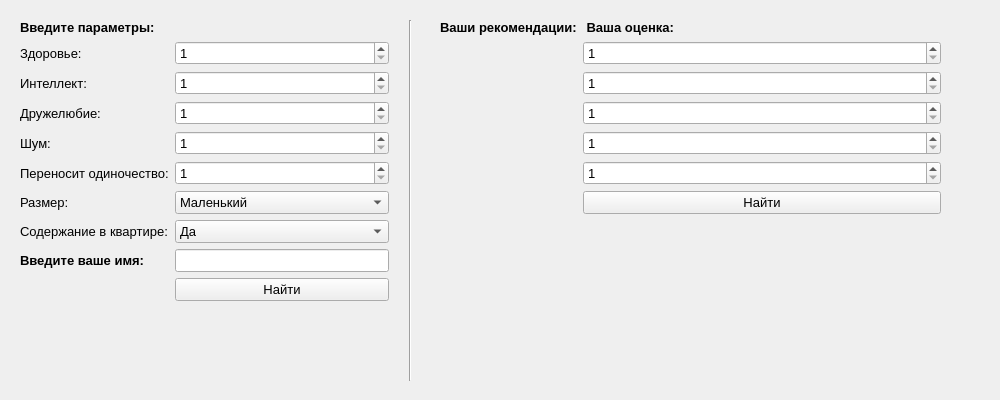
<?xml version="1.0" encoding="UTF-8"?>
<ui version="4.0">
 <class>Form</class>
 <widget class="QWidget" name="Form">
  <property name="geometry">
   <rect>
    <x>0</x>
    <y>0</y>
    <width>1000</width>
    <height>400</height>
   </rect>
  </property>
  <property name="font">
   <font>
    <pointsize>10</pointsize>
   </font>
  </property>
  <property name="windowTitle">
   <string>Form</string>
  </property>
  <widget class="QWidget" name="formLayoutWidget_2">
   <property name="geometry">
    <rect>
     <x>20</x>
     <y>20</y>
     <width>369</width>
     <height>361</height>
    </rect>
   </property>
   <layout class="QFormLayout" name="formLayout_2">
    <item row="4" column="0">
     <widget class="QLabel" name="label_3">
      <property name="font">
       <font>
        <pointsize>10</pointsize>
       </font>
      </property>
      <property name="text">
       <string>Интеллект:</string>
      </property>
     </widget>
    </item>
    <item row="4" column="1">
     <widget class="QSpinBox" name="spinBox">
      <property name="minimum">
       <number>1</number>
      </property>
      <property name="maximum">
       <number>5</number>
      </property>
     </widget>
    </item>
    <item row="5" column="0">
     <widget class="QLabel" name="label_2">
      <property name="font">
       <font>
        <pointsize>10</pointsize>
       </font>
      </property>
      <property name="text">
       <string>Дружелюбие:</string>
      </property>
     </widget>
    </item>
    <item row="5" column="1">
     <widget class="QSpinBox" name="spinBox_2">
      <property name="minimum">
       <number>1</number>
      </property>
      <property name="maximum">
       <number>5</number>
      </property>
     </widget>
    </item>
    <item row="6" column="0">
     <widget class="QLabel" name="label_5">
      <property name="font">
       <font>
        <pointsize>10</pointsize>
       </font>
      </property>
      <property name="text">
       <string>Шум:</string>
      </property>
     </widget>
    </item>
    <item row="6" column="1">
     <widget class="QSpinBox" name="spinBox_4">
      <property name="minimum">
       <number>1</number>
      </property>
      <property name="maximum">
       <number>5</number>
      </property>
     </widget>
    </item>
    <item row="7" column="0">
     <widget class="QLabel" name="label_4">
      <property name="font">
       <font>
        <pointsize>10</pointsize>
       </font>
      </property>
      <property name="text">
       <string>Переносит одиночество:</string>
      </property>
     </widget>
    </item>
    <item row="7" column="1">
     <widget class="QSpinBox" name="spinBox_5">
      <property name="minimum">
       <number>1</number>
      </property>
      <property name="maximum">
       <number>5</number>
      </property>
     </widget>
    </item>
    <item row="8" column="0">
     <widget class="QLabel" name="label_7">
      <property name="font">
       <font>
        <pointsize>10</pointsize>
       </font>
      </property>
      <property name="text">
       <string>Размер:</string>
      </property>
     </widget>
    </item>
    <item row="8" column="1">
     <widget class="QComboBox" name="comboBox">
      <item>
       <property name="text">
        <string>Маленький</string>
       </property>
      </item>
      <item>
       <property name="text">
        <string>Средний</string>
       </property>
      </item>
      <item>
       <property name="text">
        <string>Большой</string>
       </property>
      </item>
     </widget>
    </item>
    <item row="9" column="0">
     <widget class="QLabel" name="label_8">
      <property name="font">
       <font>
        <pointsize>10</pointsize>
       </font>
      </property>
      <property name="text">
       <string>Содержание в квартире:</string>
      </property>
     </widget>
    </item>
    <item row="9" column="1">
     <widget class="QComboBox" name="comboBox_2">
      <item>
       <property name="text">
        <string>Да</string>
       </property>
      </item>
      <item>
       <property name="text">
        <string>Нет</string>
       </property>
      </item>
     </widget>
    </item>
    <item row="11" column="1">
     <widget class="QPushButton" name="pushButton">
      <property name="text">
       <string>Найти</string>
      </property>
     </widget>
    </item>
    <item row="3" column="0">
     <widget class="QLabel" name="label_14">
      <property name="font">
       <font>
        <pointsize>10</pointsize>
       </font>
      </property>
      <property name="text">
       <string>Здоровье:</string>
      </property>
     </widget>
    </item>
    <item row="3" column="1">
     <widget class="QSpinBox" name="spinBox_3">
      <property name="minimum">
       <number>1</number>
      </property>
      <property name="maximum">
       <number>5</number>
      </property>
     </widget>
    </item>
    <item row="2" column="0">
     <widget class="QLabel" name="label">
      <property name="font">
       <font>
        <pointsize>10</pointsize>
        <weight>75</weight>
        <bold>true</bold>
       </font>
      </property>
      <property name="text">
       <string>Введите параметры:</string>
      </property>
     </widget>
    </item>
    <item row="10" column="0">
     <widget class="QLabel" name="label_16">
      <property name="font">
       <font>
        <pointsize>10</pointsize>
        <weight>75</weight>
        <bold>true</bold>
       </font>
      </property>
      <property name="text">
       <string>Введите ваше имя:</string>
      </property>
     </widget>
    </item>
    <item row="10" column="1">
     <widget class="QLineEdit" name="lineEdit"/>
    </item>
   </layout>
  </widget>
  <widget class="QWidget" name="formLayoutWidget">
   <property name="geometry">
    <rect>
     <x>440</x>
     <y>20</y>
     <width>501</width>
     <height>361</height>
    </rect>
   </property>
   <layout class="QFormLayout" name="formLayout">
    <item row="0" column="0">
     <widget class="QLabel" name="label_9">
      <property name="font">
       <font>
        <pointsize>10</pointsize>
        <weight>75</weight>
        <bold>true</bold>
       </font>
      </property>
      <property name="text">
       <string>Ваши рекомендации:</string>
      </property>
     </widget>
    </item>
    <item row="0" column="1">
     <widget class="QLabel" name="label_15">
      <property name="font">
       <font>
        <pointsize>10</pointsize>
        <weight>75</weight>
        <bold>true</bold>
       </font>
      </property>
      <property name="text">
       <string> Ваша оценка:</string>
      </property>
     </widget>
    </item>
    <item row="1" column="0">
     <widget class="QLabel" name="label_6">
      <property name="font">
       <font>
        <pointsize>10</pointsize>
       </font>
      </property>
      <property name="text">
       <string/>
      </property>
     </widget>
    </item>
    <item row="1" column="1">
     <widget class="QSpinBox" name="spinBox_10">
      <property name="minimum">
       <number>1</number>
      </property>
      <property name="maximum">
       <number>5</number>
      </property>
     </widget>
    </item>
    <item row="2" column="0">
     <widget class="QLabel" name="label_13">
      <property name="font">
       <font>
        <pointsize>10</pointsize>
       </font>
      </property>
      <property name="text">
       <string/>
      </property>
     </widget>
    </item>
    <item row="2" column="1">
     <widget class="QSpinBox" name="spinBox_9">
      <property name="minimum">
       <number>1</number>
      </property>
      <property name="maximum">
       <number>5</number>
      </property>
     </widget>
    </item>
    <item row="3" column="0">
     <widget class="QLabel" name="label_12">
      <property name="font">
       <font>
        <pointsize>10</pointsize>
       </font>
      </property>
      <property name="text">
       <string/>
      </property>
     </widget>
    </item>
    <item row="3" column="1">
     <widget class="QSpinBox" name="spinBox_8">
      <property name="minimum">
       <number>1</number>
      </property>
      <property name="maximum">
       <number>5</number>
      </property>
     </widget>
    </item>
    <item row="4" column="0">
     <widget class="QLabel" name="label_10">
      <property name="font">
       <font>
        <pointsize>10</pointsize>
       </font>
      </property>
      <property name="text">
       <string/>
      </property>
     </widget>
    </item>
    <item row="4" column="1">
     <widget class="QSpinBox" name="spinBox_7">
      <property name="minimum">
       <number>1</number>
      </property>
      <property name="maximum">
       <number>5</number>
      </property>
     </widget>
    </item>
    <item row="5" column="0">
     <widget class="QLabel" name="label_11">
      <property name="font">
       <font>
        <pointsize>10</pointsize>
       </font>
      </property>
      <property name="text">
       <string/>
      </property>
     </widget>
    </item>
    <item row="5" column="1">
     <widget class="QSpinBox" name="spinBox_6">
      <property name="minimum">
       <number>1</number>
      </property>
      <property name="maximum">
       <number>5</number>
      </property>
     </widget>
    </item>
    <item row="6" column="1">
     <widget class="QPushButton" name="pushButton_2">
      <property name="text">
       <string>Найти</string>
      </property>
     </widget>
    </item>
   </layout>
  </widget>
  <widget class="Line" name="line">
   <property name="geometry">
    <rect>
     <x>400</x>
     <y>20</y>
     <width>20</width>
     <height>361</height>
    </rect>
   </property>
   <property name="orientation">
    <enum>Qt::Vertical</enum>
   </property>
  </widget>
 </widget>
 <resources/>
 <connections/>
</ui>
